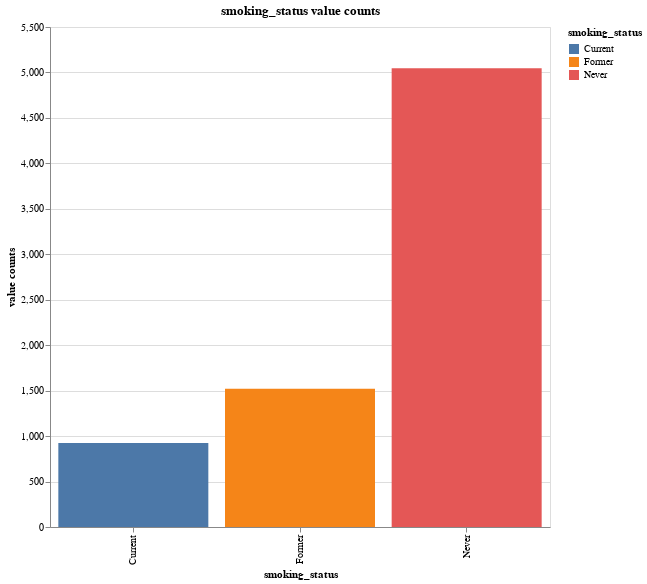

This figure's notebook cell:
### Markdown cell above
## `smoking_status` 
The smoking behavior of the individual, with values "Never", "Former", or "Current". The variable is nominal. The most populated group is never-smokers

![image.png](attachment:c6efe95b-e07f-4cc6-ba7b-c781920e2b99.png)

### Code cell
df.group_by('smoking_status').len().rename({'len':'value counts'}).plot.bar(x='smoking_status', y='value counts', color='smoking_status').properties(width=500, height=500, title="smoking_status value counts")

### Figure 1 — Vega-Lite specification as saved in the notebook (floating-point values rounded to 4 significant figures)
{"config": {"view": {"continuousWidth": 300, "continuousHeight": 300}}, "data": {"name": "data-053948eab3cd66018bc2598403ff497f"}, "mark": {"type": "bar", "tooltip": true}, "encoding": {"color": {"field": "smoking_status", "type": "nominal"}, "x": {"field": "smoking_status", "type": "nominal"}, "y": {"field": "value counts", "type": "quantitative"}}, "height": 500, "params": [{"name": "param_7", "select": {"type": "interval", "encodings": ["x", "y"]}, "bind": "scales"}], "title": "smoking_status value counts", "width": 500, "$schema": "https://vega.github.io/schema/vega-lite/v5.20.1.json", "datasets": {"data-053948eab3cd66018bc2598403ff497f": [{"smoking_status": "Former", "value counts": 1520}, {"smoking_status": "Never", "value counts": 5045}, {"smoking_status": "Current", "value counts": 923}]}}
